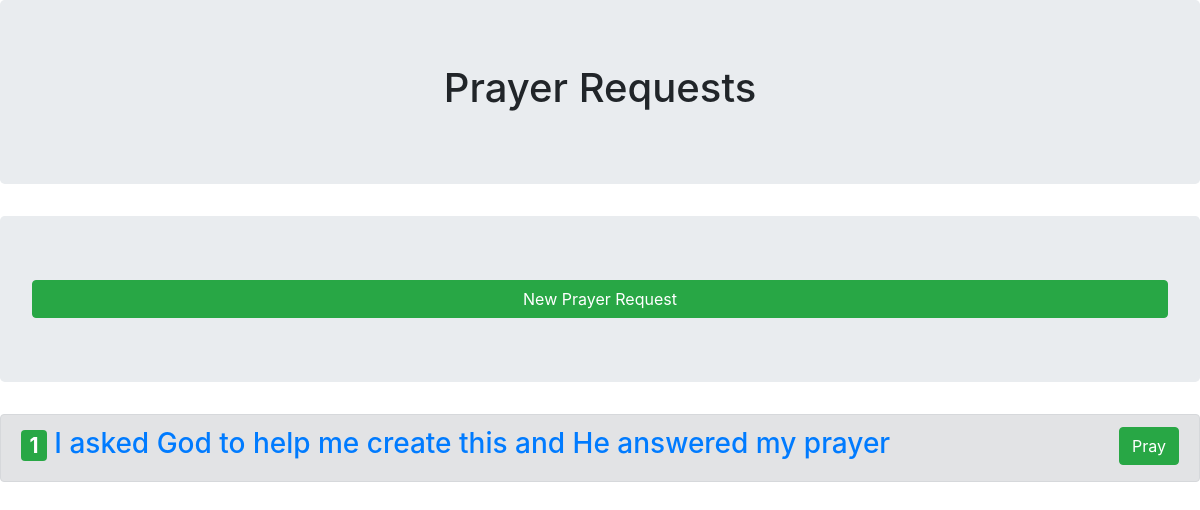
The app's page /, older data.
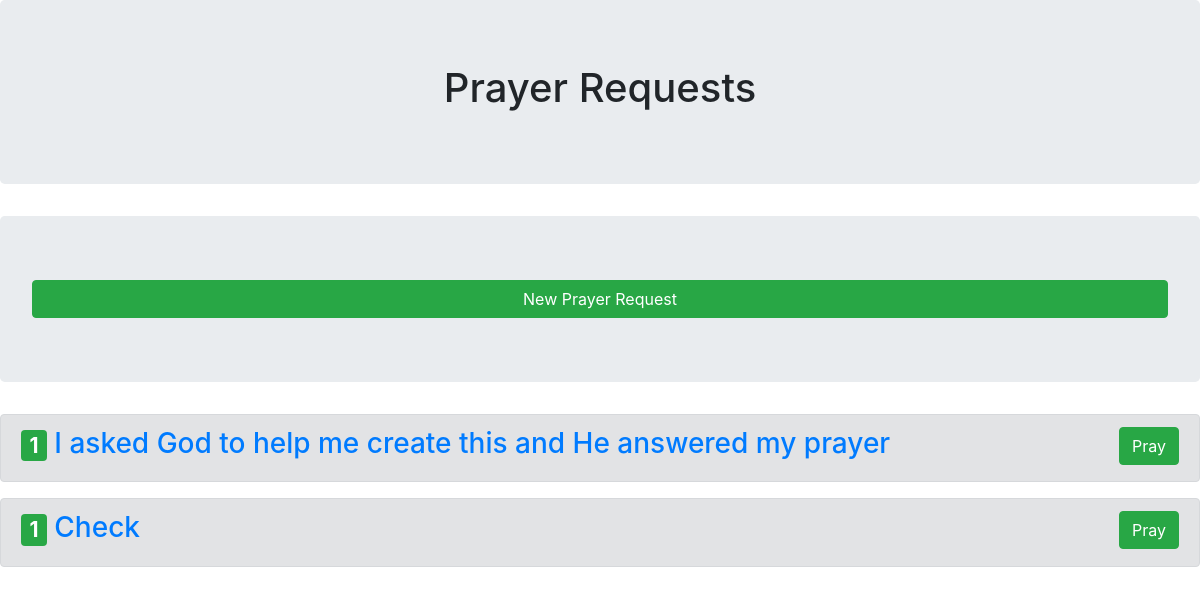
The same page, newer data.
### prayer/models.py (models this page shows)
class Prayer(models.Model):
	prayer_id = models.BigAutoField(primary_key=True,unique=True)
	prayer_title = models.CharField(max_length=100, blank=False, null=False)
	prayer_request_date = models.DateTimeField(null=False)
	prayer_description = models.CharField(max_length=1000,null=False)
	prayer_count = models.IntegerField(null=False)

### prayer/views.py (the view)
# urls.py: path('', views.prayerrequests, name = 'Prayers'),
def prayerrequests(request):
	user_current_prayer_list = Prayer.objects.all().order_by('prayer_request_date')
	template = loader.get_template('prayerrequests.html')
	context = {
		'prayer_list' : user_current_prayer_list,
	}
	return HttpResponse(template.render(context,request))

### templates/prayerrequests.html (shortened to what this page needs)
<head>
<link rel="stylesheet" href="https://cdn.jsdelivr.net/npm/bootstrap@4.5.3/dist/css/bootstrap.min.css">
</head>
<body>
{% block content %}
<div class="jumbotron text-center">
<h1>Prayer Requests</h1>
</div>
<div class="jumbotron text-center">
<a href='prayerrequest/' align="right" class="btn btn-success btn-block">New Prayer Request</a>
</div>
{% if prayer_list %}
{% for prayer in prayer_list %}
<div class="alert alert-secondary">
<h3><span class="badge badge-success">{{ prayer.prayer_count }}</span>	<a href='prayer/{{ prayer.prayer_id }}'>{{ prayer.prayer_description }}</a><a href='pray/{{ prayer.prayer_id }}'><button align="right" type="button" class="btn btn-success float-right">Pray</button></a></h3>
</div>
{% endfor %}
{% endif %}
{% endblock %}
</body>

Row changes from the older to the newer data that the page shows:
added Prayer: prayer_count "1", prayer_description "Check"
